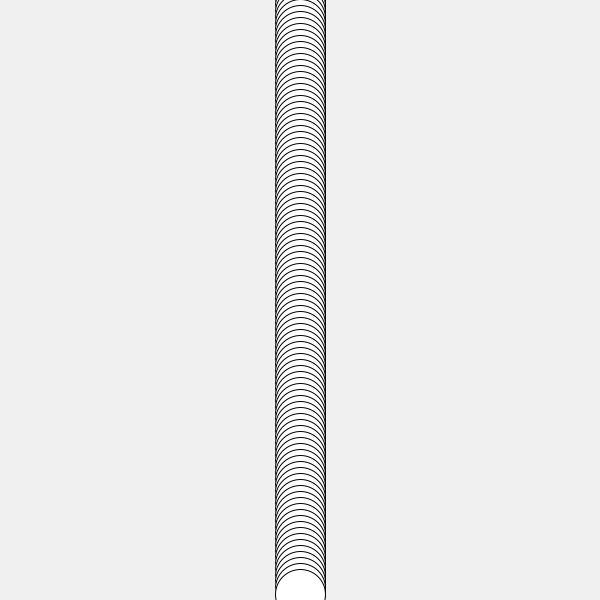
Frame 1 (no input)
Frame 60 (the mouse pressed at the canvas centre just before this capture): identical to frame 1, image omitted
Frame 120 (the mouse held since frame 60 and released just before this capture): identical to frame 1, image omitted

The Processing sketch that drew this single still picture (run headless with seeded random() and noise(); from frame 60 on, the mouse is pressed at the canvas centre):

// Processing sketch: QUESTION16_solution
// ── QUESTION16_solution.pde
//float[] pos = { 100, 200, 300, 400, 500 };
float pos[] = new float[100]; 
void setup() {
  size(600, 600);
  for(int i = 0; i<pos.length; i++){
    pos[i] = i*height/100; 
  }
}

void draw() {
  background(240);
  for (int i = 0; i < pos.length; i++) {
    ellipse(width/2, pos[i], 50, 50);
  }
}
